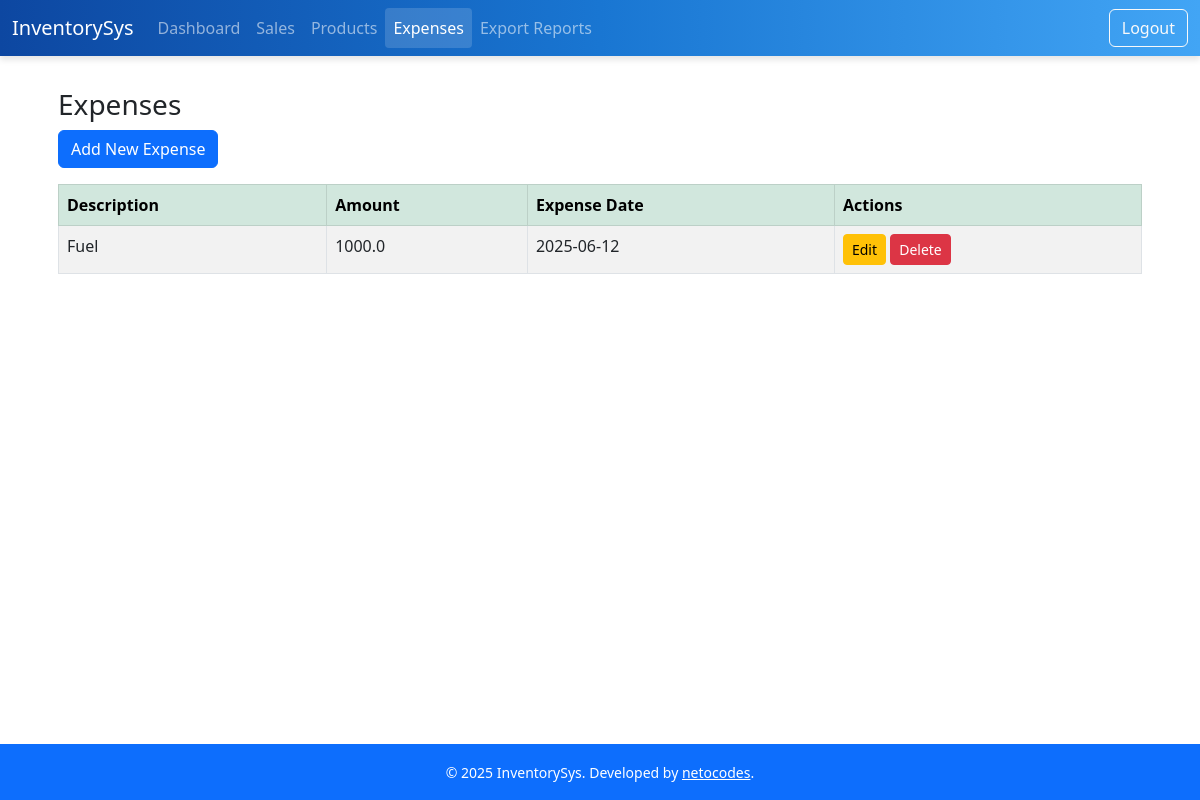
Before: /expenses with the older database file.
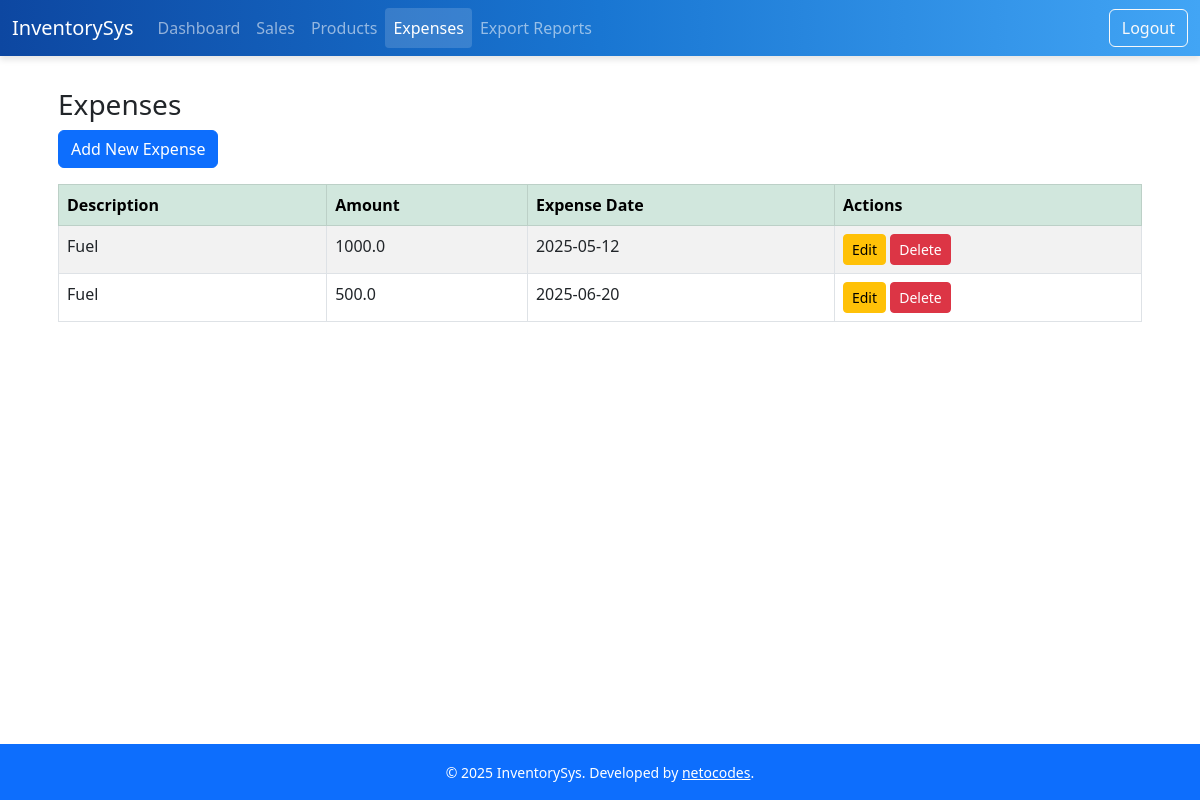
After: the same page with the newer database file.
### models.py (models this page shows)
class Expense(db.Model):
    id = db.Column(db.Integer, primary_key=True)
    uuid = db.Column(db.String(36), unique=True, default=lambda: str(uuid.uuid4()))
    description = db.Column(db.String(200), nullable=False)
    amount = db.Column(db.Float, nullable=False)
    expense_date = db.Column(db.DateTime, nullable=False)
    timestamp = db.Column(db.DateTime, default=datetime.utcnow)
    last_modified = db.Column(db.DateTime, default=datetime.utcnow, onupdate=datetime.utcnow)
    synced = db.Column(db.Boolean, default=False)

### routes/expenses.py (the view, shortened to what this page needs)
@bp.route('/expenses', methods=['GET', 'POST'])
def expenses():
    expenses = Expense.query.all()
    return render_template('expenses.html', expenses=expenses)

### templates/expenses.html (shortened to what this page needs)
{% extends "base.html" %}
{% block content %}
<div class="container mt-1">
  <h3>Expenses</h3>
<div class="d-grid gap-2 d-md-flex justify-content-md-start mb-3">
    <a href="{{ url_for('expense.record_expense') }}" class="btn btn-primary me-md-2">Add New Expense</a>
</div>
  {% if expenses %}
  <div class="table-responsive">
      <table id="sales-table" class="table table-bordered table-striped nowrap" style="width:100%">
      <thead class="table-success">
      <tr>
        <th>Description</th>
        <th>Amount</th>
        <th>Expense Date</th>
        <th>Actions</th>
      </tr>
    </thead>
    <tbody>
      {% for expense in expenses %}
      <tr>
        <td>{{ expense.description }}</td>
        <td>{{ expense.amount | float | round(2) }}</td>
        <td>{{ expense.expense_date.strftime('%Y-%m-%d') }}</td>
        <td>
          <a href="{{ url_for('expense.edit_expense', expense_id=expense.id) }}" class="btn btn-sm btn-warning">Edit</a>
          <form method="POST" action="{{ url_for('expense.delete_expense', expense_id=expense.id) }}" style="display:inline;">
            <button type="submit" class="btn btn-sm btn-danger"
                    onclick="return confirm('Are you sure you want to delete this expense?');">Delete</button>
          </form>
        </td>
      </tr>
      {% endfor %}
    </tbody>
  </table>
  {% else %}
  <p>No expenses recorded yet.</p>
  {% endif %}
</div>
{% endblock %}

Changed rows visible on the page:
changed Expense (number 1 of 2 on the later page): expense_date "2025-06-12" → "2025-05-12"
added Expense: description "Fuel", amount "500.0", expense_date "2025-06-20"
